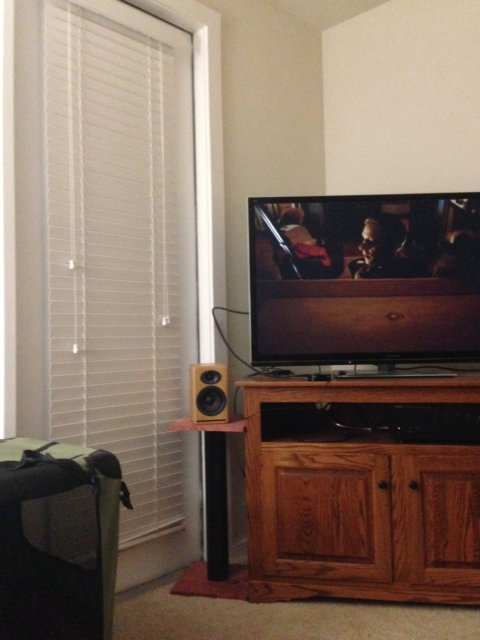
#> input picture stitch0.jpg, 480 x 640 px, found by its file name
$ python imageStitching.py
#> lines starting #> are read from the running program, lines starting #| are printed output that depends on the picture
import cv2
import numpy as np
import matplotlib.pyplot as plt

# HomeTask 3A
def stitch_images(img1, img2):
    """Stitches two images together using SIFT feature matching and homography transformation."""
    gray1 = cv2.cvtColor(img1, cv2.COLOR_BGR2GRAY)
    gray2 = cv2.cvtColor(img2, cv2.COLOR_BGR2GRAY)

    # Detect keypoints and compute descriptors using SIFT
    sift = cv2.SIFT_create()
    kp1, des1 = sift.detectAndCompute(gray1, None)
    kp2, des2 = sift.detectAndCompute(gray2, None)

    # Use Brute-Force matcher to find matches
    bf = cv2.BFMatcher()
    matches = bf.knnMatch(des1, des2, k=2)

    # Apply ratio test to filter good matches
    good_matches = [m for m, n in matches if m.distance < 0.75 * n.distance]

    if len(good_matches) < 10:
        print("Not enough matches!")
        return None

    # Extract matched keypoints
    src_pts = np.float32([kp1[m.queryIdx].pt for m in good_matches]).reshape(-1, 1, 2)
    dst_pts = np.float32([kp2[m.trainIdx].pt for m in good_matches]).reshape(-1, 1, 2)

    # Compute homography matrix
    H, _ = cv2.findHomography(dst_pts, src_pts, cv2.RANSAC, 5.0)

    # Warp the second image to align with the first
    stitched_img = cv2.warpPerspective(img2, H, (img1.shape[1] + img2.shape[1], img1.shape[0]))
    stitched_img[:img1.shape[0], :img1.shape[1]] = img1

    return stitched_img

# HomeTask 3B

def blend_images(img1, img2):
    """Applies blending to reduce seams in the stitched image."""
    mask = np.zeros_like(img1, dtype=np.uint8)
    mask[:, :img1.shape[1]//2] = 255
    blended = cv2.seamlessClone(img1, img2, mask, (img1.shape[1]//2, img1.shape[0]//2), cv2.NORMAL_CLONE)
    return blended

# Load images
img0 = cv2.imread('D:\Computer Vision\Assignments\HomeTask#3-ImageStitching\stitch0.jpg')
#> img0 is the input picture: shape (640, 480, 3); mean B, G, R 95.3, 108.5, 127.8
img1 = cv2.imread('D:\Computer Vision\Assignments\HomeTask#3-ImageStitching\stitch1.jpg')
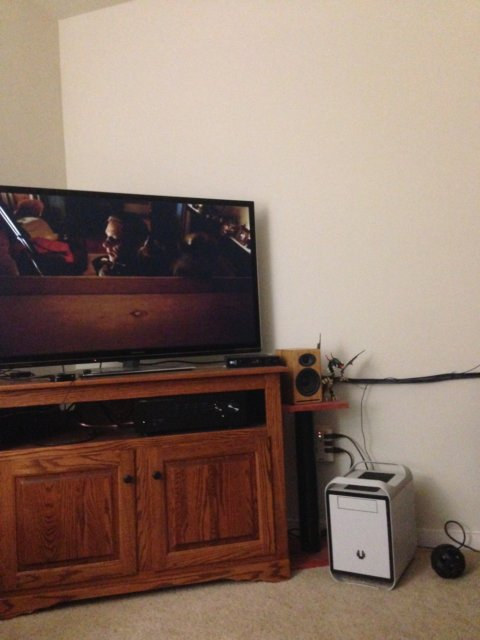
#> input picture stitch1.jpg, 480 x 640 px, found by its file name
#> img1 is the input picture: shape (640, 480, 3); mean B, G, R 105.4, 117.7, 139.1
img2 = cv2.imread('D:\Computer Vision\Assignments\HomeTask#3-ImageStitching\stitch2.jpg')
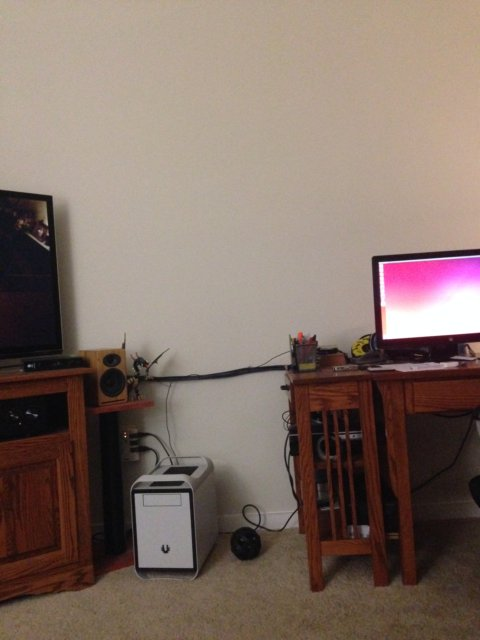
#> input picture stitch2.jpg, 480 x 640 px, found by its file name
#> img2 is the input picture: shape (640, 480, 3); mean B, G, R 102.6, 111.9, 129.7

# Display original images
fig, axs = plt.subplots(1, 3, figsize=(15, 5))
axs[0].imshow(cv2.cvtColor(img0, cv2.COLOR_BGR2RGB))
axs[0].set_title('Image 0')
axs[0].axis('off')
axs[1].imshow(cv2.cvtColor(img1, cv2.COLOR_BGR2RGB))
axs[1].set_title('Image 1')
axs[1].axis('off')
axs[2].imshow(cv2.cvtColor(img2, cv2.COLOR_BGR2RGB))
axs[2].set_title('Image 2')
axs[2].axis('off')
plt.show()

# Stitch images sequentially
stitched_1_2 = stitch_images(img1, img2)
#> in stitch_images, `gray2 = cv2.cvtColor(img2, cv2.COLOR_BGR2GRAY)`:
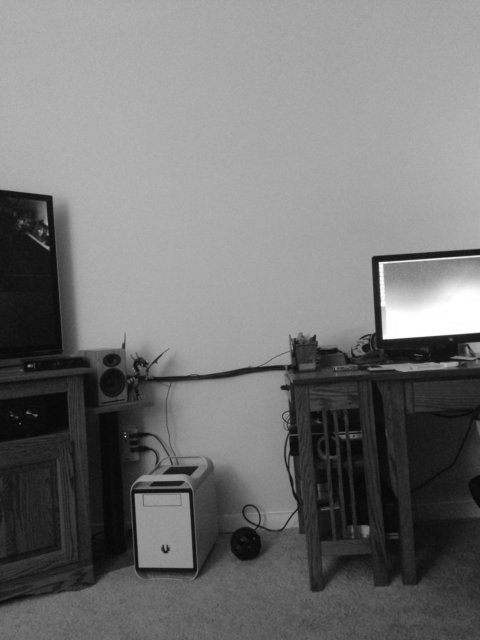
#> gray2: shape (640, 480); min 2, max 255, mean 116.2
#> in stitch_images, `kp1, des1 = sift.detectAndCompute(gray1, None)`: kp1 = 429 keypoints; strongest (x, y, size): (17, 232, 3.8), (249, 251, 2.6), (231, 362, 1.9), (248, 227, 2.8)
#> in stitch_images, `kp2, des2 = sift.detectAndCompute(gray2, None)`: kp2 = 362 keypoints; strongest (x, y, size): (381, 264, 3.9), (389, 334, 8.8), (403, 321, 26.9), (376, 260, 6.4)
#> in stitch_images, `matches = bf.knnMatch(des1, des2, k=2)`: matches = 429 matches
#> in stitch_images, `good_matches = [m for m, n in matches if m.distance < 0.75 * n.distance]`: good_matches = 120 matches
#> in stitch_images, `src_pts = np.float32([kp1[m.queryIdx].pt for m in good_matches]).resha..`: src_pts = 120 rows, first 8: [24.4, 404.6], [62.71, 363.3], [64.53, 387.4], [65.98, 366.5], [100.3, 360.8], [182.5, 358.7], [195.4, 434.9], [209, 362.9]
#> in stitch_images, `dst_pts = np.float32([kp2[m.trainIdx].pt for m in good_matches]).resha..`: dst_pts = 120 rows, first 8: [57.07, 256.5], [437.6, 360.8], [316.5, 490.8], [441.1, 363.3], [437.6, 360.8], [351.5, 486.3], [57.07, 256.5], [287.6, 467.1]
#> in stitch_images, `H, _ = cv2.findHomography(dst_pts, src_pts, cv2.RANSAC, 5.0)`: H = [[0.733, -0.0101, 208.8], [-0.163, 0.916, 24.46], [-0.000548, -1.35e-05, 1]]
stitch_final = stitch_images(img0, stitched_1_2)
#> in stitch_images (call 2), `gray1 = cv2.cvtColor(img1, cv2.COLOR_BGR2GRAY)`:
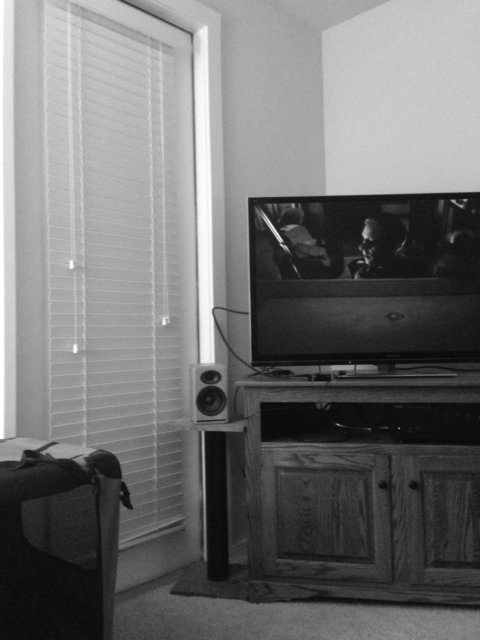
#> gray1: shape (640, 480); min 2, max 255, mean 112.7
#> in stitch_images (call 2), `gray2 = cv2.cvtColor(img2, cv2.COLOR_BGR2GRAY)`:
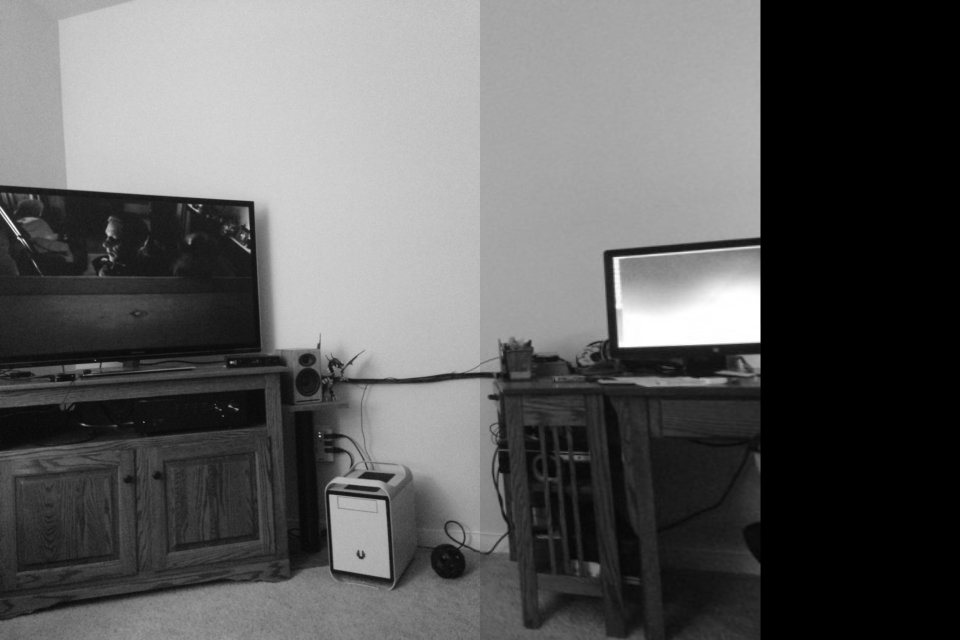
#> gray2: shape (640, 960); min 0, max 255, mean 94
#> in stitch_images (call 2), `kp1, des1 = sift.detectAndCompute(gray1, None)`: kp1 = 422 keypoints; strongest (x, y, size): (279, 239, 3.7), (454, 201, 2.6), (365, 234, 5.8), (465, 200, 2.1)
#> in stitch_images (call 2), `kp2, des2 = sift.detectAndCompute(gray2, None)`: kp2 = 665 keypoints; strongest (x, y, size): (726, 311, 52), (753, 335, 11), (616, 260, 5.3), (643, 326, 32.3)
#> in stitch_images (call 2), `matches = bf.knnMatch(des1, des2, k=2)`: matches = 422 matches
#> in stitch_images (call 2), `good_matches = [m for m, n in matches if m.distance < 0.75 * n.distance]`: good_matches = 107 matches
#> in stitch_images (call 2), `src_pts = np.float32([kp1[m.queryIdx].pt for m in good_matches]).resha..`: src_pts = 107 rows, first 8: [43.48, 452.4], [153.9, 535.8], [196.5, 105.1], [196.9, 124.7], [199.9, 432.6], [201.7, 504.1], [203.9, 385.2], [207.6, 530]
#> in stitch_images (call 2), `dst_pts = np.float32([kp2[m.trainIdx].pt for m in good_matches]).resha..`: dst_pts = 107 rows, first 8: [495.4, 550.5], [182.5, 358.7], [459, 370.9], [459, 370.9], [6.79, 391.7], [64.53, 387.4], [301.4, 367.5], [4.44, 221.5]
#> in stitch_images (call 2), `H, _ = cv2.findHomography(dst_pts, src_pts, cv2.RANSAC, 5.0)`: H = [[0.651, -0.00601, 267.1], [-0.227, 0.924, 26.24], [-0.000744, 8.56e-06, 1]]

# Display warped images
fig, axs = plt.subplots(1, 2, figsize=(10, 5))
axs[0].imshow(cv2.cvtColor(stitched_1_2, cv2.COLOR_BGR2RGB))
axs[0].set_title('Stitched Image 1 & 2')
axs[0].axis('off')
axs[1].imshow(cv2.cvtColor(stitch_final, cv2.COLOR_BGR2RGB))
axs[1].set_title('Final Stitched Image')
axs[1].axis('off')
plt.show()
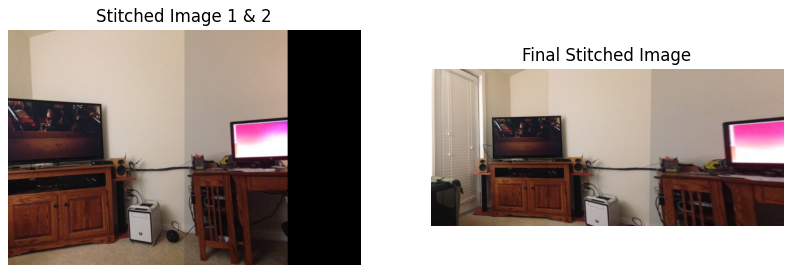
#> figure drawn by matplotlib, 2 panels

# Apply blending
final_result = blend_images(img0, stitch_final)
#> in blend_images, `blended = cv2.seamlessClone(img1, img2, mask, (img1.shape[1]//2, img1...`:
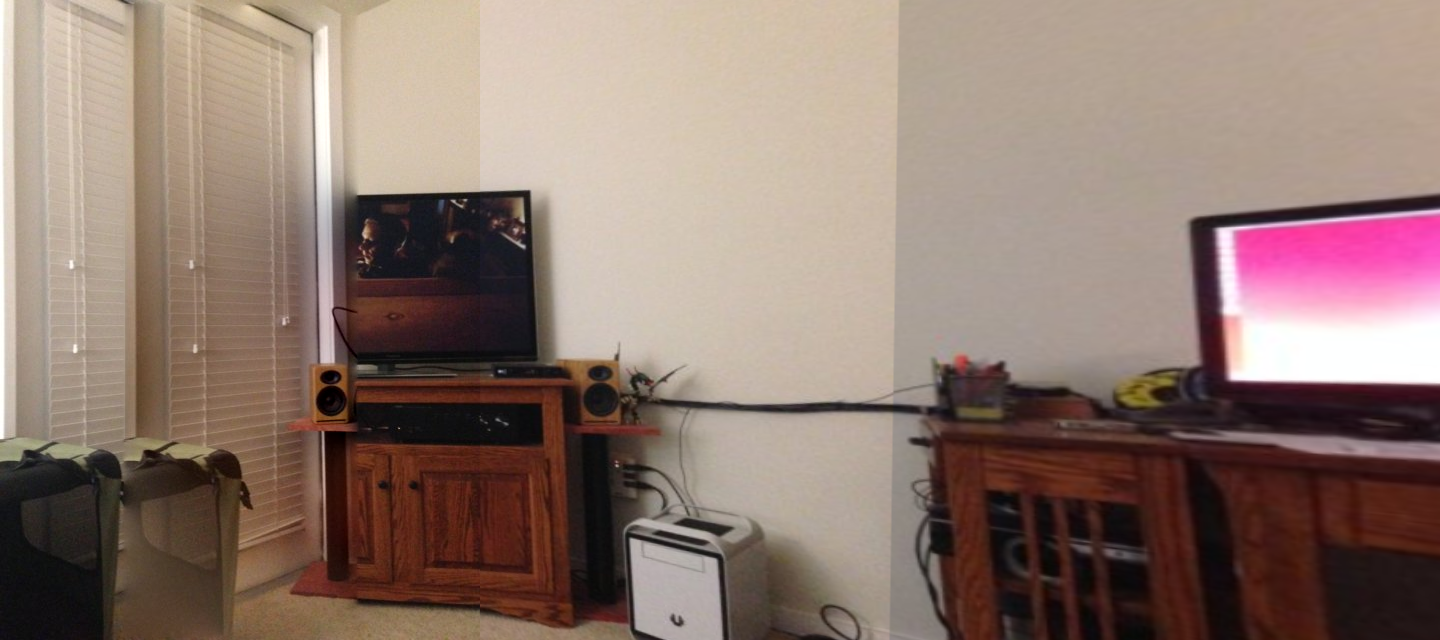
#> blended: shape (640, 1440, 3); mean B, G, R 111.2, 120.9, 142.6

# Display final blended image
plt.imshow(cv2.cvtColor(final_result, cv2.COLOR_BGR2RGB))
plt.axis('off')
plt.title('Final Blended Image')
plt.show()

# Save result
cv2.imwrite('stitched_output.jpg', final_result)
